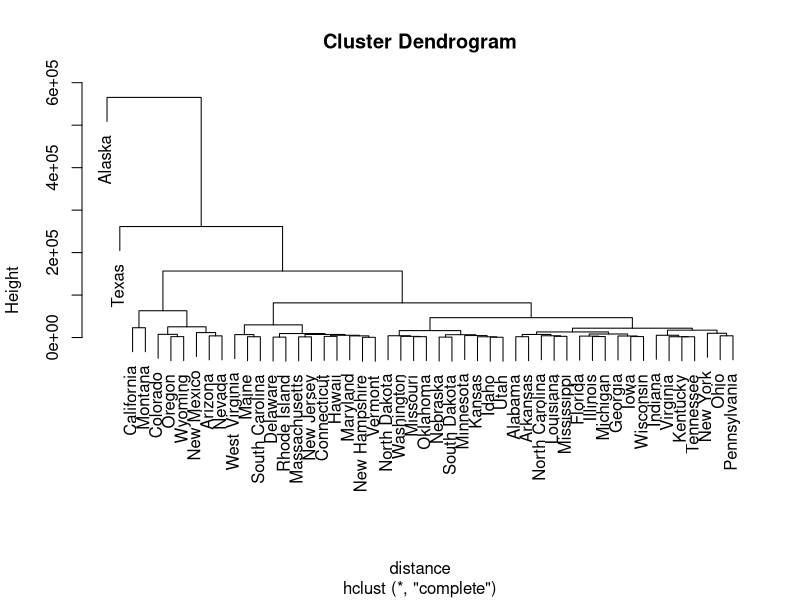
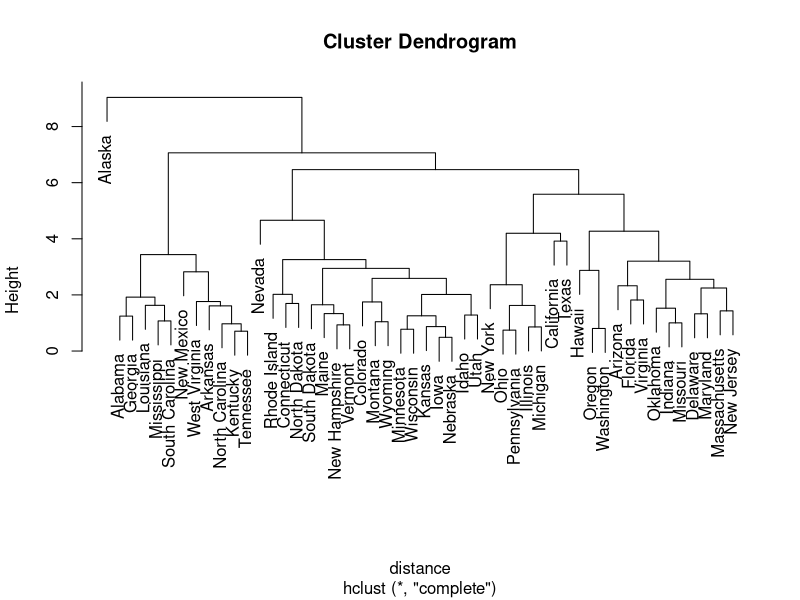
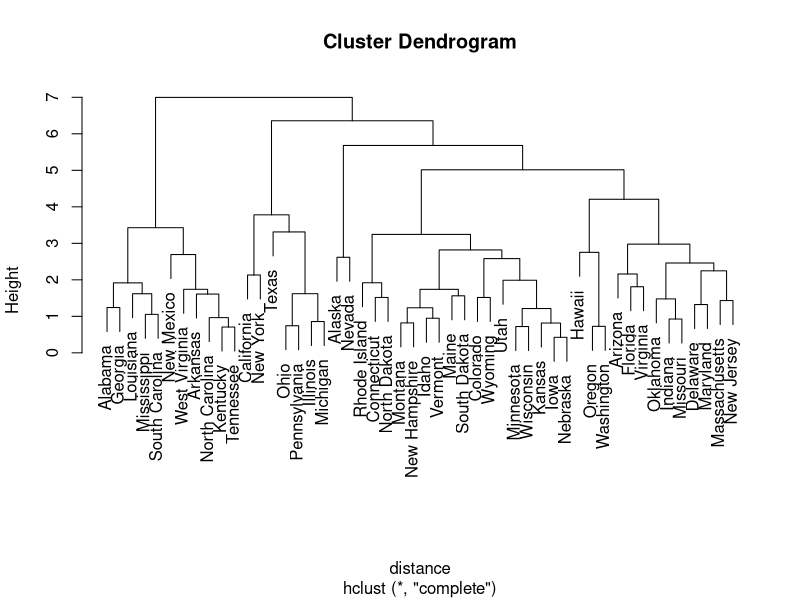
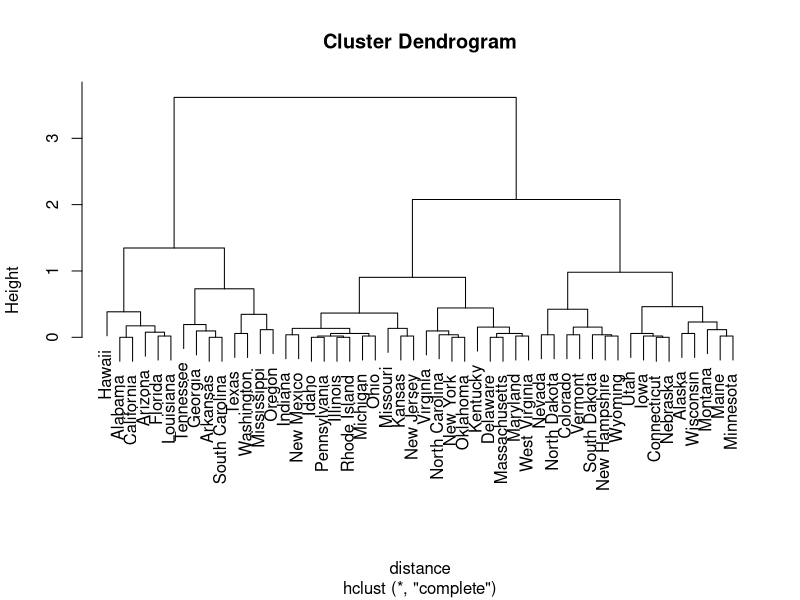
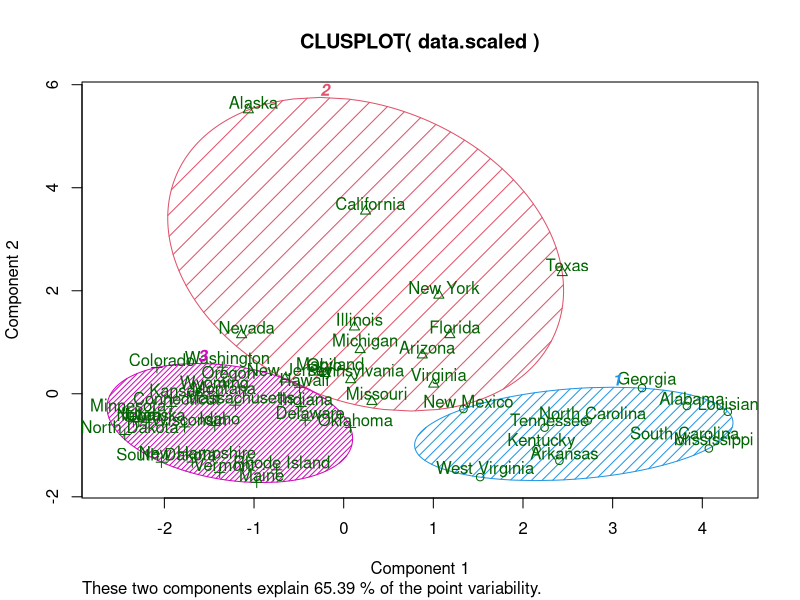
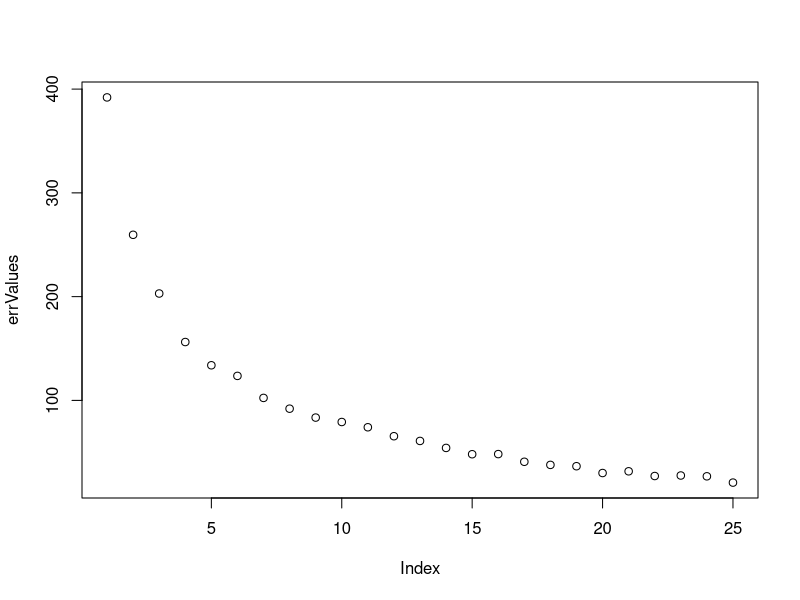
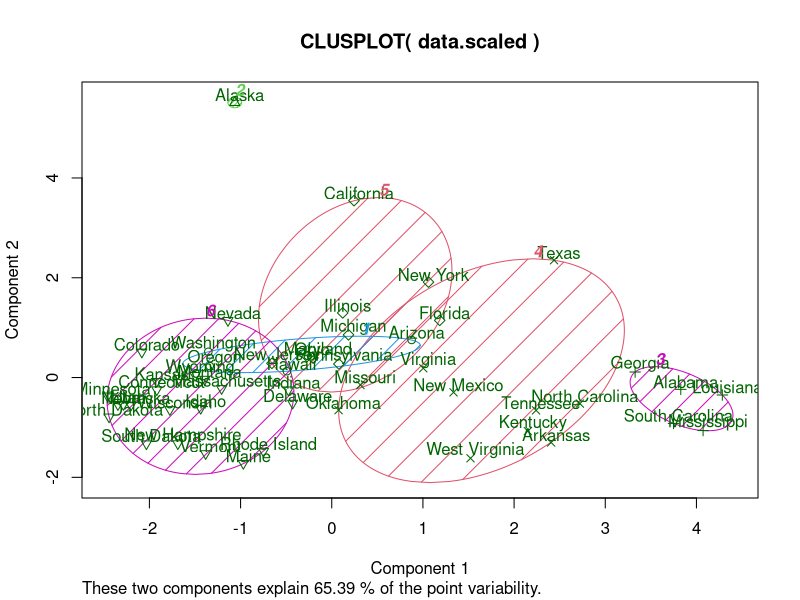

Recreate these plots in R, in order.
library(datasets)
myData = state.x77

column.names = c("Population", "Income", "Illiteracy", 
                 "Life Exp", "Murder", "HS Grad", "Frost", "Area")


# As an Overview, let's plan to 
# 1) Follow the prescribed methods
# 2) Then Try clustering on each individual column and see the results


# ------------------------------------------------------------------------
# Agglomerative Hierachical Clustering
# ------------------------------------------------------------------------

# ------------------ 
# Agglomerative Hierachical Clustering
# ------------------ 
# first compute a distance matrix
distance <- dist(as.matrix(myData))

# now perform the clustering
hc <- hclust(distance)

# finally, plot the dendrogram
plot(hc)



# ------------------ 
# Agglomerative w/ Scaling
# ------------------ 
data.scaled <- scale(myData)

distance <- dist(as.matrix(data.scaled))
hc <- hclust(distance)
plot(hc)

# ------------------ 
# Agglomerative w/ Scaling && "Area" Removed
# ------------------ 
data.scaled.area.removed <- data.scaled[,1:7]

distance <- dist(as.matrix(data.scaled.area.removed))
hc <- hclust(distance)
plot(hc)



# ------------------ 
# Agglomerative w/ Scaling && ONLY "FROST"
# ------------------ 
data.scaled.area.removed <- data.scaled[,7]

distance <- dist(as.matrix(data.scaled.area.removed))
hc <- hclust(distance)
plot(hc)



# ------------------------------------------------------------------------
# K-Means Clustering
# ------------------------------------------------------------------------
library(cluster)
# ------------------ 
# K-Means (Just Getting Started)
# ------------------ 
# useing scaled...
# data.scaled #...

# Cluster into k=3 clusters:
myClusters <- kmeans(data.scaled, 3)

# Summary of the clusters
summary(myClusters)

# Centers (mean values) of the clusters
myClusters$centers

# Cluster assignments
myClusters$cluster

# Within-cluster sum of squares and total sum of squares across clusters
myClusters$withinss
myClusters$tot.withinss


# Plotting a visual representation of k-means clusters
library(cluster)
clusplot(data.scaled, myClusters$cluster, color=TRUE, 
         shade=TRUE, labels=2, lines=0)



# ------------------ 
# K Means for many different Ks
# ------------------ 

# Cluster into k=i clusters:
# and accumulate the within-cluster sum of squares error for each k-value
errValues <- NULL
for (i in 1:25) {
  myClusters <- kmeans(data.scaled, i)
  errValues[i] <- myClusters$tot.withinss
  # It was fun to plot every single one, but I don't necessarily want to run it every time.
  # clusplot(data.scaled, myClusters$cluster, color=TRUE, shade=TRUE, labels=2, lines=0)
}

plot(errValues)




# ------------------ 
# K Means for chosen K=6
# ------------------ 

myClusters <- kmeans(data.scaled, 6)
clusplot(data.scaled, myClusters$cluster, color=TRUE, 
         shade=TRUE, labels=2, lines=0)

# Answer the remaining questions with this data (k=6)

# 1) List the states in each cluster.
myClusters$cluster
sort(myClusters$cluster == 1) # this shows all the states with cluster as 1 (sorted to the end)
sort(myClusters$cluster == 2) #
sort(myClusters$cluster == 3) #
sort(myClusters$cluster == 4) #
sort(myClusters$cluster == 5) #
sort(myClusters$cluster == 6) #

# 2) Use "clusplot" to plot a 2D representation of the clustering.
# Already done above...

# 3) Analyze the centers of each of these clusters. 
# Can you identify any insight into this clustering?

myClusters$centers

# Cluster 1 Is by far the very highest in population
# Cluster 6 is by far the highest in income,
# Cluster 5 is the lowest in income and highest in illiteracy
# Clusters 5 and 6 have the lowest life expectancy 
# Clusters 1,5 and 6 have the highest murder
# Cluster 6 has the highest frost, but Cluster 2 isn’t too far behind it. 
# Cluster 6 has the highest area by far, and Cluster 1 also has a lot of area.













